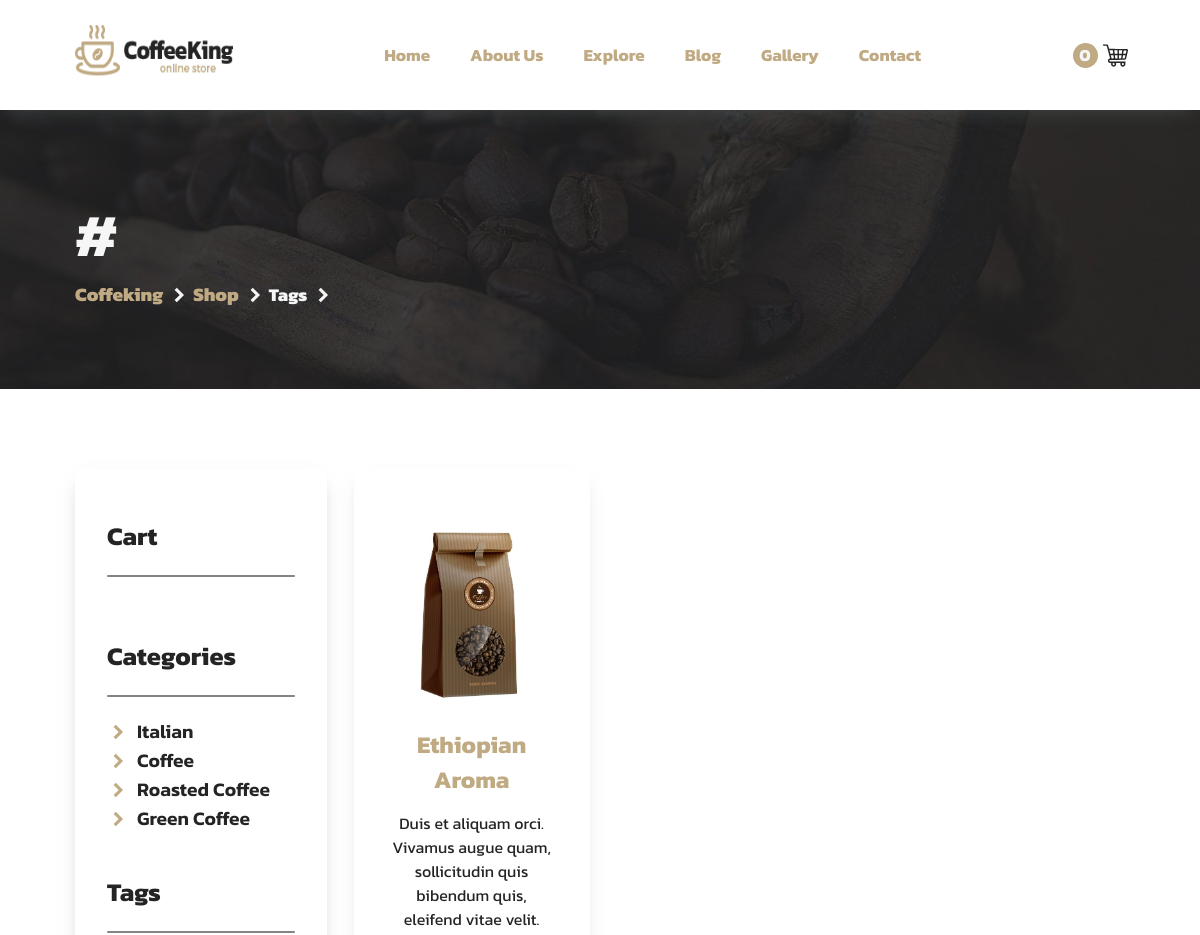
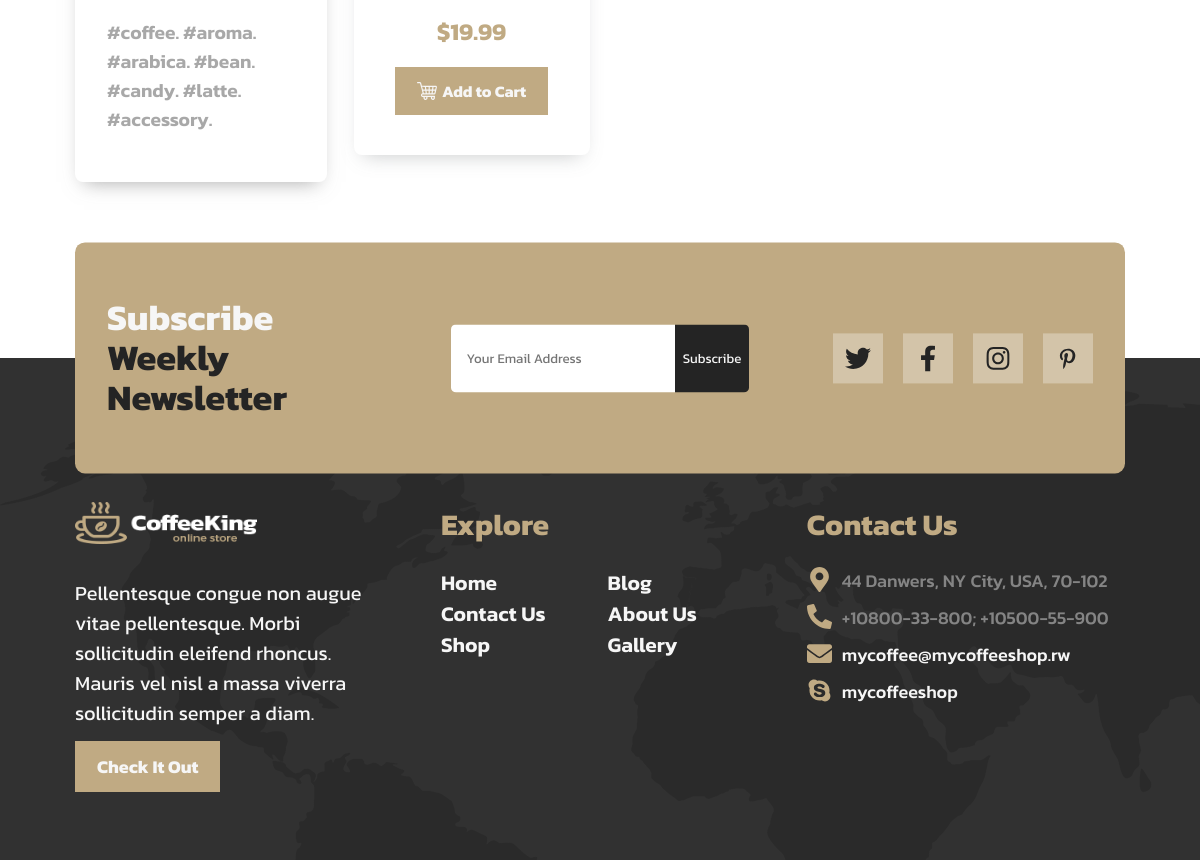
The app's page /ui/pages/explore/shop/tags/index.php with its own data (2 pictures, top to bottom).
### tables this page shows
CREATE TABLE `pro_categories` (
  `ID` int(11) NOT NULL,
  `Category_Name` mediumtext NOT NULL
);

CREATE TABLE `pro_tags` (
  `ID` int(11) NOT NULL,
  `Tag_Name` mediumtext NOT NULL
);

CREATE TABLE `product` (
  `ID` int(11) NOT NULL,
  `Product_Name` varchar(2000) NOT NULL,
  `Product_Price` double(250,2) NOT NULL,
  `Product_Discount` double(250,2) NOT NULL,
  `Brief` mediumtext NOT NULL,
  `Quantity` int(100) NOT NULL,
  `Categories` varchar(2000) NOT NULL,
  `Tags` varchar(2000) NOT NULL,
  `Main_Preview` mediumtext NOT NULL,
  `Sub_Preview_1` mediumtext NOT NULL,
  `Sub_Preview_2` mediumtext NOT NULL,
  `Description` longtext NOT NULL,
  `Comments` int(11) NOT NULL
);

### ui/pages/explore/shop/sidenav_2.php (the view)
<?php include "../../../../../admin/auth/connection.php" ?>
<div class="product-cont-left">
    <div class="product-cont-left-crd">
        <h1>Cart</h1>
        <hr>
    </div>
    <div class="product-cont-left-crd">
        <h1>Categories</h1>
        <hr>
        <?php
        $sql = mysqli_query($conn, "SELECT * FROM pro_categories");
        while ($row = mysqli_fetch_array($sql)) {
            $catid = $row['ID'];
            $catname = $row['Category_Name'];
        ?>
            <p>
                <svg xmlns="http://www.w3.org/2000/svg" xmlns:xlink="http://www.w3.org/1999/xlink" viewBox="0 0 26 26">
                    <path d="M11.414063 3.585938L8.585938 6.414063L15.171875 13L8.585938 19.585938L11.414063 22.414063L20.828125 13Z" />
                </svg>
                <a href='../categories?category=<?php echo $catid ?>' class="<?php
                                                                            if (isset($_GET['category'])) {
                                                                                if ($_GET['category'] == $id) {
                                                                                    echo "activeCategory";
                                                                                }
                                                                            }
                                                                            ?>">
                    <?php echo $catname ?>
                </a>
            </p>
        <?php } ?>
    </div>
    <div class="product-cont-left-crd tags">
        <h1>Tags</h1>
        <hr>
        <?php
        $sql = mysqli_query($conn, "SELECT * FROM pro_tags");
        while ($row = mysqli_fetch_array($sql)) {
            $tagid = $row['ID'];
            $tagname = $row['Tag_Name'];
        ?>
            <a href='../tags/?tag=<?php echo $tagid ?>' class="<?php
                                                            if (isset($_GET['tag'])) {
                                                                if ($_GET['tag'] == $id) {
                                                                    echo "activeTag";
                                                                }
                                                            }
                                                            ?>">#<?php echo $tagname ?>.</a>
        <?php } ?>
    </div>
</div>

### ui/pages/explore/shop/tags/index.php (shortened to what this page needs)
<?php
include "../../../../../admin/auth/connection.php";
?>
<!DOCTYPE html>
<html lang="en">
<head>
    <link rel="stylesheet" href="../../../../css/explore/shop/main.css">
</head>
<body>
    <header id="mainHeader" class="header">
        <div class="header-cont container">
            <a href="../../../../../" class="logo">
                <img src="../../../../assets/09/logo_black-9.png" alt="">
            </a>
            <nav id="navMenu">
                <a href="../../../../../">Home</a>
                <div class="dropdown">
                    <button>About Us</button>
                </div>
                <div class="dropdown">
                    <button>Explore</button>
                </div>
                <a href="../../../blog/">Blog</a>
                <a href="../../../gallery/">Gallery</a>
                <a href="../../../contact/">Contact</a>
            </nav>
            <div class="header-next">
                <a href="../../cart/" class="header-next-cart">
                    <div class="header-next-number">
                        0
                    </div>
                </a>
            </div>
        </div>
    </header>
    <div class="home-mini">
        <div class="home-mini-cont container">
            <h1>#<?php echo $catname ?></h1>
            <div class="home-mini-links">
                <a href="../../../../../../" class="activeHomeMini">Coffeking</a>
                <svg xmlns="http://www.w3.org/2000/svg" xmlns:xlink="http://www.w3.org/1999/xlink" viewBox="0 0 26 26">
                    <path d="M11.414063 3.585938L8.585938 6.414063L15.171875 13L8.585938 19.585938L11.414063 22.414063L20.828125 13Z" />
                </svg>
                <a href="../../../shop/" class="activeHomeMini">Shop</a>
                <svg xmlns="http://www.w3.org/2000/svg" xmlns:xlink="http://www.w3.org/1999/xlink" viewBox="0 0 26 26">
                    <path d="M11.414063 3.585938L8.585938 6.414063L15.171875 13L8.585938 19.585938L11.414063 22.414063L20.828125 13Z" />
                </svg>
                <p>Tags</p>
                <svg xmlns="http://www.w3.org/2000/svg" xmlns:xlink="http://www.w3.org/1999/xlink" viewBox="0 0 26 26">
                    <path d="M11.414063 3.585938L8.585938 6.414063L15.171875 13L8.585938 19.585938L11.414063 22.414063L20.828125 13Z" />
                </svg>
            </div>
        </div>
    </div>
    <div class="product-main">
        <div class="product-cont container">
            <?php include "../sidenav_2.php" ?>
            <div class="product-cont-right">
                <?php
                    $prod = mysqli_query($conn, "SELECT * FROM product WHERE Tags = $catid");
                    while($prodfetch = mysqli_fetch_array($prod)){
                    $prodid = $prodfetch['ID'];
                    $prodname = $prodfetch['Product_Name'];
                    $prodBrief = $prodfetch['Brief'];
                    $prodprice = $prodfetch['Product_Price'];
                    $prodDisc = $prodfetch['Product_Discount'];
                    $prodimg = $prodfetch['Main_Preview'];
                    $prodstock = $prodfetch['Quantity'];
                ?>
                <div class="product-crd">
                    <div class="product-crd-img">
                        <img src="../../../../assets/09/<?php echo $prodimg?>" alt="">
                    </div>
                    <a href='../product/?product="<?php echo $prodid?>"'><?php echo $prodname?></a>
                    <p><?php echo $prodBrief?></p>
                    <div class="product-crd-price">
                            <?php
                            if ($prodprice == $prodDisc) {
                            ?>
                                <h1>$<?php echo $prodprice ?></h1>
                            <?php } else { ?>
                                <del>$<?php echo $prodprice ?></del>
                                <h1>$<?php echo $prodDisc ?></h1>
                            <?php } ?>
                        </div>
                    <button class="more cart-btn"<?php if ($prodstock <= 0) {
                                                            echo "disabled";
                                                        } ?>>
                        Add to Cart
                    </button>
                </div>
                <?php } ?>
            </div>
        </div>
    </div>
    <div class="footer">
        <div class="footer-cont container">
            <div class="footer-cont-first">
                <div class="footer-cont-first-logo">
                    <img src="../../../../assets/09/logo_white-7.png" alt="">
                </div>
                <p>Pellentesque congue non augue vitae pellentesque. Morbi sollicitudin eleifend rhoncus. Mauris vel nisl a massa viverra sollicitudin semper a diam.</p>
                <a href="../../../soon/" class="more">Check It Out</a>
            </div>
            <div class="footer-cont-scnd footer-crds">
                <h1>Explore</h1>
                <div class="footer-cont-scnd-blw">
                    <a href="../../../../../">Home</a>
                    <a href="../../../blog/">Blog</a>
                    <a href="../../../contact/">Contact Us</a>
                    <a href="../../../about/about/">About Us</a>
                    <a href="../../../explore/shop/">Shop</a>
                    <a href="../../../gallery/">Gallery</a>
                </div>
            </div>
            <div class="footer-cont-thrd footer-crds">
                <h1>Contact Us</h1>
                <div class="footer-cont-thrd-blw">
                    <p>
                        44 Danwers, NY City, USA, 70-102
                    </p>
                    <p>
                        +10800-33-800; +10500-55-900
                    </p>
                    <a href="mailto:mycoffee@mycoffeeshop.rw">
                        mycoffee@mycoffeeshop.rw
                    </a>
                    <a href="">
                        mycoffeeshop
                    </a>
                </div>
            </div>
            <div class="blog-cont-abs">
                <div class="blog-cont-abs-frst">
                    <h1>Subscribe</h1>
                    <h1>
                        <span>Weekly Newsletter</span>
                    </h1>
                </div>
                <form action="">
                    <input type="email" placeholder="Your Email Address" required>
                    <button>Subscribe</button>
                </form>
                <div class="blog-cont-abs-socials">
                    <a href="">
                    </a>
                    <a href="">
                        <svg xmlns="http://www.w3.org/2000/svg" viewBox="0 0 320 512">
                            <path d="M279.14 288l14.22-92.66h-88.91v-60.13c0-25.35 12.42-50.06 52.24-50.06h40.42V6.26S260.43 0 225.36 0c-73.22 0-121.08 44.38-121.08 124.72v70.62H22.89V288h81.39v224h100.17V288z" />
                        </svg>
                    </a>
                    <a href="">
                    </a>
                    <a href="">
                    </a>
                </div>
            </div>
        </div>
    </div>
</body>
</html>

### records on screen
pro_categories: Category_Name "Italian"
pro_categories: Category_Name "Coffee"
pro_categories: Category_Name "Roasted Coffee"
pro_categories: Category_Name "Green Coffee"
pro_tags: Tag_Name "coffee"
pro_tags: Tag_Name "aroma"
pro_tags: Tag_Name "arabica"
pro_tags: Tag_Name "bean"
pro_tags: Tag_Name "candy"
pro_tags: Tag_Name "latte"
pro_tags: Tag_Name "accessory"
product: Main_Preview (picture), Product_Name "Ethiopian Aroma", Brief "Duis et aliquam orci. Vivamus augue quam, sollicitudin quis bibendum quis, eleifend vitae velit.", Product_Price "19.99"
